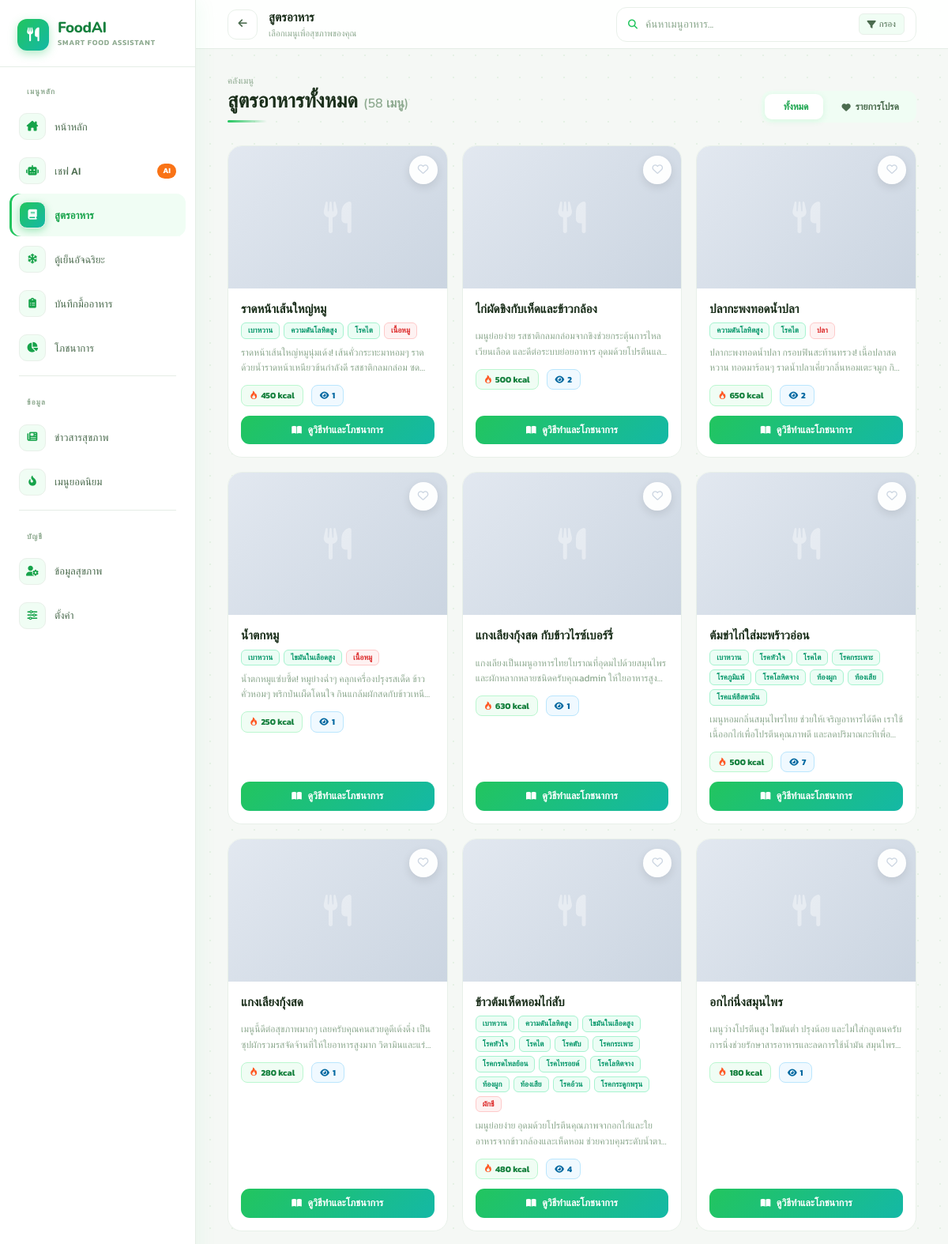
/pages/recipes.php (upper part), run on the app's committed database.
### tables this page shows
CREATE TABLE `recipes` (
  `id` int(11) NOT NULL,
  `title` varchar(200) NOT NULL,
  `description` text DEFAULT NULL,
  `ingredients` text DEFAULT NULL,
  `instructions` text NOT NULL,
  `servings` int(11) DEFAULT 1,
  `image` varchar(255) DEFAULT NULL,
  `created_by` int(11) DEFAULT NULL,
  `created_at` timestamp NOT NULL DEFAULT current_timestamp(),
  `calories` int(11) DEFAULT 0,
  `view_count` int(11) DEFAULT 0
);

CREATE TABLE `recipe_tags` (
  `id` int(11) NOT NULL,
  `recipe_id` int(11) NOT NULL,
  `tag_id` int(11) NOT NULL,
  `is_safe` tinyint(1) DEFAULT 1 COMMENT '1=ปลอดภัย, 0=ไม่ปลอดภัย/มีส่วนผสม',
  `created_at` timestamp NOT NULL DEFAULT current_timestamp()
);

CREATE TABLE `tags` (
  `id` int(11) NOT NULL,
  `name` varchar(100) NOT NULL,
  `type` enum('health_condition','allergen') NOT NULL,
  `description` text DEFAULT NULL,
  `color` varchar(20) DEFAULT '#22c55e',
  `created_at` timestamp NOT NULL DEFAULT current_timestamp()
);

### pages/recipes.php (the view, shortened to what this page needs)
<?php
if (!isset($_SESSION['user_id'])) {
    $user_id = 3;
} else {
    $user_id = $_SESSION['user_id'];
}
$search_text = trim($_GET['search'] ?? '');
$filter = $_GET['filter'] ?? 'all';
$sql = "SELECT r.*,
        (SELECT COUNT(*) FROM user_interactions ui
         WHERE ui.recipe_id = r.id AND ui.user_id = ? AND ui.interaction_type = 'favorite') as is_fav,
        COALESCE(r.view_count, 0) as views
        FROM recipes r
        ORDER BY r.id DESC";
$stmt = $conn->prepare($sql);
$stmt->bind_param("i", $user_id);
$stmt->execute();
$recipes = $stmt->get_result()->fetch_all(MYSQLI_ASSOC);
$rt_sql = "SELECT rt.recipe_id, t.* FROM recipe_tags rt JOIN tags t ON rt.tag_id = t.id";
$rt_res = $conn->query($rt_sql);
shuffle($recipes);
$total_recipes = count($recipes);
?>
<!DOCTYPE html>
<html lang="th">
<head>
<script src="https://cdn.tailwindcss.com"></script>
<link rel="stylesheet" href="https://cdnjs.cloudflare.com/ajax/libs/font-awesome/6.4.0/css/all.min.css">
<link rel="stylesheet" href="https://cdn.jsdelivr.net/npm/bootstrap-icons@1.11.1/font/bootstrap-icons.css">
</head>
<body>
<?php include '../includes/sidebar.php' ?>
<div class="page-wrap">
  <header class="topbar">
    <a href="dashboard.php" class="tb-back"><i class="fas fa-arrow-left"></i></a>
    <div>
      <div style="font-family:'Nunito',sans-serif;font-size:.95rem;font-weight:800;color:var(--txt);">สูตรอาหาร</div>
      <div style="font-size:.7rem;color:var(--muted);">เลือกเมนูเพื่อสุขภาพของคุณ</div>
    </div>
    <div class="search-wrap-container" style="margin-left:auto; display:flex; align-items:center; gap:12px; flex:1; max-width:520px; position:relative; justify-content:flex-end;">
      <form method="GET" id="searchForm" class="search-wrap" style="margin:0; width:100%; display:flex; align-items:center;">
        <i class="fas fa-magnifying-glass" style="color:var(--g500);font-size:.75rem;flex-shrink:0;"></i>
        <input type="text" name="search" value="<?= htmlspecialchars($search_text) ?>" placeholder="ค้นหาเมนูอาหาร..." style="flex:1;">
        <button type="button" onclick="toggleFilters()" style="padding:4px 10px;background:var(--g50);border:1px solid var(--bdr);border-radius:6px;font-size:.7rem;color:var(--sub);cursor:pointer;transition:all .2s;display:flex;align-items:center;gap:4px;">
          <i class="fas fa-filter"></i> กรอง
        </button>
      </form>
    </div>
  </header>
  <main style="padding:2rem 2.5rem 3.5rem;max-width:1320px;width:100%;">
    <div class="rv rv1" style="display:flex;justify-content:space-between;align-items:flex-end;margin-bottom:1.8rem;gap:16px;flex-wrap:wrap;">
      <div>
        <p style="font-size:.72rem;color:var(--muted);margin-bottom:3px;">คลังเมนู</p>
        <h1 style="font-family:'Nunito',sans-serif;font-size:1.6rem;font-weight:800;color:var(--txt);line-height:1.1;">
          สูตรอาหารทั้งหมด
          <span style="font-size:1rem;color:var(--muted);font-weight:600;">(<?= $total_recipes ?> เมนู)</span>
        </h1>
        <div class="gline" style="width:50px;margin-top:10px;"></div>
      </div>
      <div class="filter-tabs">
        <a href="?<?= $search_text ? 'search='.urlencode($search_text).'&' : '' ?>filter=all"
           class="filter-tab <?= $filter==='all'?'active':'' ?>">
          <i class="fas fa-grid-2" style="font-size:.7rem;"></i> ทั้งหมด
        </a>
        <a href="?<?= $search_text ? 'search='.urlencode($search_text).'&' : '' ?>filter=favorites"
           class="filter-tab <?= $filter==='favorites'?'active':'' ?>">
          <i class="fas fa-heart" style="font-size:.7rem;"></i> รายการโปรด
        </a>
      </div>
    </div>
    <div class="rv rv2">
      <?php if (count($recipes) > 0): ?>
      <div class="recipe-grid">
        <?php foreach ($recipes as $r): ?>
        <div class="r-card" onclick="location.href='recipe_detail.php?id=<?= $r['id'] ?>'">
          <div class="r-img">
            <?php
            $img = '../public/uploads/'.$r['image'];
            if (!empty($r['image']) && file_exists($img)):
            ?>
            <img src="<?= $img ?>" alt="<?= htmlspecialchars($r['title']) ?>">
            <?php else: ?>
            <i class="fas fa-utensils r-img-placeholder"></i>
            <?php endif; ?>
            <button class="fav-btn <?= $r['is_fav']>0?'active':'' ?>"
                    onclick="event.stopPropagation(); toggleFav(<?= $r['id'] ?>, this)"
                    id="favbtn-<?= $r['id'] ?>"
                    title="<?= $r['is_fav']>0?'ลบออกจากรายการโปรด':'เพิ่มในรายการโปรด' ?>">
              <i class="<?= $r['is_fav']>0?'fa-solid':'fa-regular' ?> fa-heart"></i>
            </button>
          </div>
          <div class="r-body">
            <h3 class="r-title"><?= htmlspecialchars($r['title']) ?></h3>
            <div class="r-tags-wrap">
                <?php foreach($r['tags'] as $t):
                    $is_allergy = ($t['type'] === 'allergen');
                ?>
                <span class="r-tag" style="background:<?= $is_allergy ? '#fef2f2' : '#ecfdf5' ?>; color:<?= $is_allergy ? '#dc2626' : '#059669' ?>; border:1px solid <?= $is_allergy ? '#fecaca' : '#a7f3d0' ?>;">
                    <?= htmlspecialchars($t['name']) ?>
                </span>
                <?php endforeach; ?>
            </div>
            <p class="r-desc"><?= htmlspecialchars($r['description'] ?: 'เมนูอาหารเพื่อสุขภาพ') ?></p>
            <div class="r-meta">
              <span class="r-badge badge-cal">
                <i class="bi bi-fire" style="font-size:.65rem; color: #ff5722;"></i> <?= $r['calories'] ?: '—' ?> kcal
              </span>
              <?php if ($r['views'] > 0): ?>
              <span class="r-badge badge-view">
                <i class="fas fa-eye" style="font-size:.65rem;"></i> <?= number_format($r['views']) ?>
              </span>
              <?php endif; ?>
            </div>
            <a href="recipe_detail.php?id=<?= $r['id'] ?>" class="r-btn">
              <i class="fas fa-book-open" style="font-size:.7rem;margin-right:5px;"></i> ดูวิธีทำและโภชนาการ
            </a>
          </div>
        </div>
        <?php endforeach; ?>
      </div>
      <?php endif; ?>
    </div>
  </main>
</div>
</body>
</html>

### pages/recipes.php (style rules this page uses)
:root { --g50:#f0fdf4;--g100:#dcfce7;--g200:#bbf7d0;--g300:#86efac; --g400:#4ade80;--g500:#22c55e;--g600:#16a34a;--g700:#15803d; --t400:#2dd4bf;--t500:#14b8a6;--t600:#0d9488; --bg:#f5f8f5;--card:#fff;--bdr:#e8f0e9; --txt:#1a2e1a;--sub:#4b6b4e;--muted:#8da98f; --sb-w:248px; }
* { box-sizing:border-box;margin:0;padding:0; }
body { font-family:'Kanit',sans-serif;background:var(--bg);color:var(--txt);min-height:100vh;display:flex; }
body::before { content:'';position:fixed;inset:0;pointer-events:none;z-index:0;background-image:radial-gradient(circle,#c8e6c9 1px,transparent 1px);background-size:28px 28px;opacity:.35; }
main { padding: 2rem 2.5rem 3.5rem; width: 100%; max-width: 100%; margin: 0 auto; }
.page-wrap { margin-left:var(--sb-w);flex:1;position:relative;z-index:1;min-width:0; }
.topbar { height:62px;background:rgba(255,255,255,.9);backdrop-filter:blur(12px);border-bottom:1px solid #e5ede6;display:flex;align-items:center;padding:0 2.5rem;gap:14px;position:sticky;top:0;z-index:50; }
.tb-back { width:38px;height:38px;border-radius:11px;background:#fff;border:1px solid var(--bdr);display:flex;align-items:center;justify-content:center;color:var(--sub);text-decoration:none;font-size:.8rem;transition:all .18s; }
.rv { opacity:0;animation:slideUp .5s cubic-bezier(.22,1,.36,1) forwards; }
.rv1 { animation-delay:.04s; }
.rv2 { animation-delay:.10s; }
.gline { height:3px;background:linear-gradient(90deg,var(--g500),transparent);border-radius:99px; }
.recipe-grid { display:grid;grid-template-columns:repeat(auto-fill,minmax(260px,1fr));gap:18px; }
.r-card { background:#fff;border:1px solid var(--bdr);border-radius:18px;overflow:hidden;transition:all .22s;cursor:pointer;display:flex;flex-direction:column;position:relative; }
.r-img { height:180px;background:linear-gradient(135deg,#e2e8f0,#cbd5e1);display:flex;align-items:center;justify-content:center;overflow:hidden;position:relative; }
.r-img-placeholder { font-size:2.5rem;color:rgba(255,255,255,.4); }
.fav-btn { position:absolute;top:12px;right:12px;width:36px;height:36px;border-radius:50%;background:rgba(255,255,255,.95);backdrop-filter:blur(8px);border:1px solid rgba(255,255,255,.3);display:flex;align-items:center;justify-content:center;color:#cbd5e1;font-size:.85rem;cursor:pointer;transition:all .2s;z-index:10;box-shadow:0 4px 12px rgba(0,0,0,.1); }
.r-body { padding:16px;display:flex;flex-direction:column;flex:1; }
.r-title { font-family:'Nunito',sans-serif;font-size:.95rem;font-weight:700;color:var(--txt);line-height:1.4;margin-bottom:6px;display:-webkit-box;-webkit-line-clamp:1;-webkit-box-orient:vertical;overflow:hidden; }
.r-tags-wrap { display:flex; flex-wrap:wrap; gap:5px; margin-bottom:8px; }
.r-tag { font-size:.6rem; font-weight:600; padding:2px 8px; border-radius:6px; white-space:nowrap; display:inline-flex; align-items:center; gap:3px; }
.r-desc { font-size:.75rem;color:var(--muted);line-height:1.6;display:-webkit-box;-webkit-line-clamp:2;-webkit-box-orient:vertical;overflow:hidden;margin-bottom:12px; }
.r-meta { display:flex;gap:10px;margin-bottom:12px;flex-wrap:wrap; }
.r-badge { font-size:.68rem;font-weight:700;padding:4px 10px;border-radius:8px;display:inline-flex;align-items:center;gap:4px; }
.badge-cal { background:var(--g50);color:var(--g700);border:1px solid var(--g200); }
.badge-view { background:#f0f9ff;color:#0369a1;border:1px solid #bae6fd; }
.r-btn { width:100%;padding:9px;border-radius:11px;background:linear-gradient(135deg,var(--g500),var(--t500));color:#fff;font-size:.78rem;font-weight:700;text-align:center;text-decoration:none;display:block;transition:opacity .2s,box-shadow .2s;margin-top:auto;font-family:'Kanit',sans-serif; }
.search-wrap { background:#fff;border:1.5px solid var(--bdr);border-radius:13px;display:flex;align-items:center;gap:10px;padding:0 14px;height:44px;transition:border-color .18s,box-shadow .18s;flex:1;max-width:380px; }
.search-wrap input { border:none;outline:none;background:transparent;font-family:'Kanit',sans-serif;font-size:.85rem;color:var(--txt);width:100%;flex:1; }
.search-wrap input::placeholder { color:var(--muted); }
.filter-tabs { display:flex;gap:6px;background:var(--g50);border-radius:12px;padding:4px; }
.filter-tab { padding:7px 18px;border-radius:9px;font-size:.75rem;font-weight:600;color:var(--sub);cursor:pointer;transition:all .18s;text-decoration:none;display:flex;align-items:center;gap:6px; }
.filter-tab.active { background:#fff;color:var(--g600);box-shadow:0 2px 8px rgba(34,197,94,.12); }

### data on the page
recipes: title "ราดหน้าเส้นใหญ่หมู", description "ราดหน้าเส้นใหญ่หมูนุ่มเด้ง! เส้นคั่วกระทะมาหอมๆ ราดด้วยน้ำราดหน้าเหนียวข้นกำลังดี…", calories "450", views "1"
recipe_tags: tag.name "เบาหวาน"
recipe_tags: tag.name "ความดันโลหิตสูง"
recipe_tags: tag.name "โรคไต"
recipe_tags: tag.name "เนื้อหมู"
recipes: title "ไก่ผัดขิงกับเห็ดและข้าวกล้อง", description "เมนูย่อยง่าย รสชาติกลมกล่อมจากขิงช่วยกระตุ้นการไหลเวียนเลือด…", calories "500", views "2"
recipes: title "ปลากะพงทอดน้ำปลา", description "ปลากะพงทอดน้ำปลา กรอบฟินสะท้านทรวง! เนื้อปลาสดหวาน ทอดมาร้อนๆ…", calories "650", views "2"
recipe_tags: tag.name "ความดันโลหิตสูง"
recipe_tags: tag.name "โรคไต"
recipe_tags: tag.name "ปลา"
recipes: title "น้ำตกหมู", description "น้ำตกหมูแซ่บซี้ด! หมูย่างฉ่ำๆ คลุกเครื่องปรุงรสเด็ด ข้าวคั่วหอมๆ…", calories "250", views "1"
recipe_tags: tag.name "เบาหวาน"
recipe_tags: tag.name "ไขมันในเลือดสูง"
recipe_tags: tag.name "เนื้อหมู"
recipes: title "แกงเลียงกุ้งสด กับข้าวไรซ์เบอร์รี่", description "แกงเลียงเป็นเมนูอาหารไทยโบราณที่อุดมไปด้วยสมุนไพรและผักหลากหลายชนิดครับคุณadmin…", calories "630", views "1"
recipes: title "ต้มข่าไก่ใส่มะพร้าวอ่อน", description "เมนูหอมกลิ่นสมุนไพรไทย ช่วยให้เจริญอาหารได้ดีค…", calories "500", views "7"
recipe_tags: tag.name "เบาหวาน"
recipe_tags: tag.name "โรคหัวใจ"
recipe_tags: tag.name "โรคไต"
recipe_tags: tag.name "โรคกระเพาะ"
recipe_tags: tag.name "โรคภูมิแพ้"
recipe_tags: tag.name "โรคโลหิตจาง"
recipe_tags: tag.name "ท้องผูก"
recipe_tags: tag.name "ท้องเสีย"
recipe_tags: tag.name "โรคแพ้ฮีสตามีน"
recipes: title "แกงเลียงกุ้งสด", description "เมนูนี้ดีต่อสุขภาพมากๆ เลยครับคุณคนสวยดูดีเด้งดึ๋ง…", calories "280", views "1"
recipes: title "ข้าวต้มเห็ดหอมไก่สับ", description "เมนูย่อยง่าย…", calories "480", views "4"
recipe_tags: tag.name "เบาหวาน"
recipe_tags: tag.name "ความดันโลหิตสูง"
recipe_tags: tag.name "ไขมันในเลือดสูง"
recipe_tags: tag.name "โรคหัวใจ"
recipe_tags: tag.name "โรคไต"
recipe_tags: tag.name "โรคตับ"
recipe_tags: tag.name "โรคกระเพาะ"
recipe_tags: tag.name "โรคกรดไหลย้อน"
recipe_tags: tag.name "โรคไทรอยด์"
recipe_tags: tag.name "โรคโลหิตจาง"
recipe_tags: tag.name "ท้องผูก"
recipe_tags: tag.name "ท้องเสีย"
recipe_tags: tag.name "โรคอ้วน"
recipe_tags: tag.name "โรคกระดูกพรุน"
recipe_tags: tag.name "ผักชี"
recipes: title "อกไก่นึ่งสมุนไพร", description "เมนูว่างโปรตีนสูง ไขมันต่ำ ปรุงน้อย และไม่ใส่กลูเตนครับ…", calories "180", views "1"

### other printed values
$total_recipes "58"
